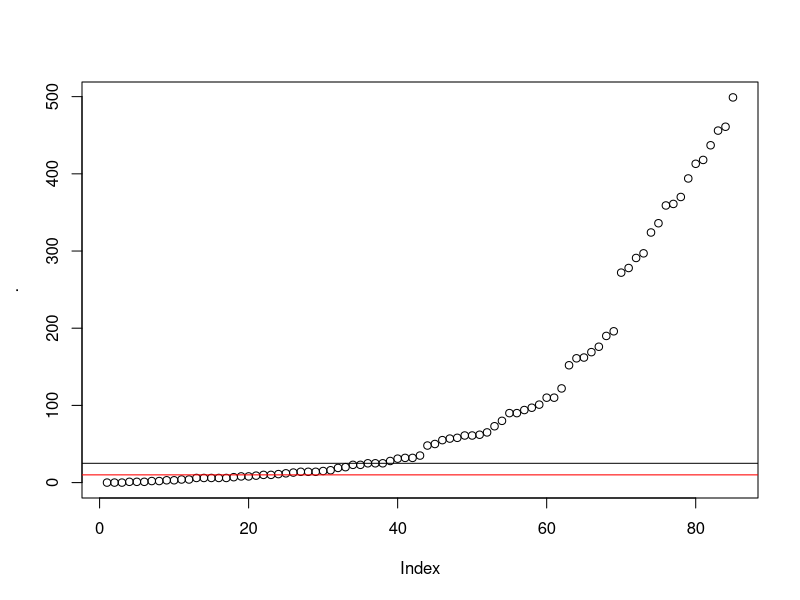
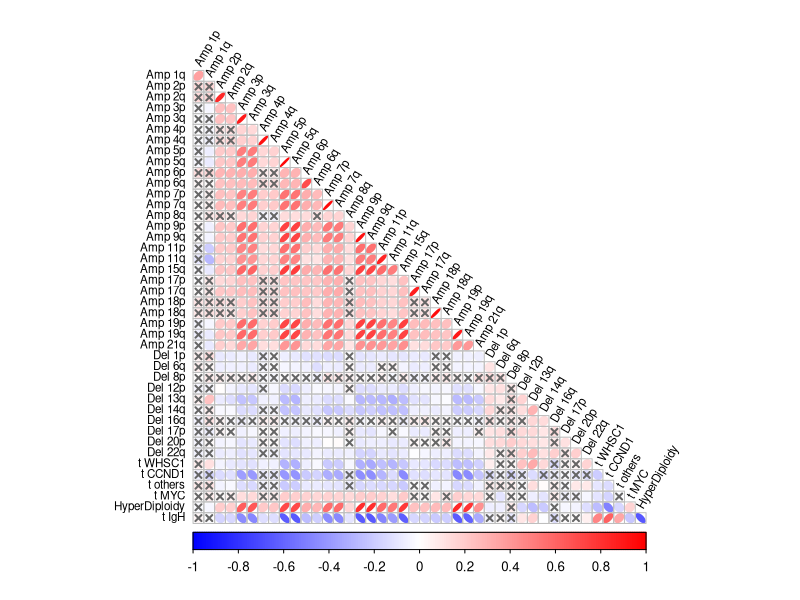
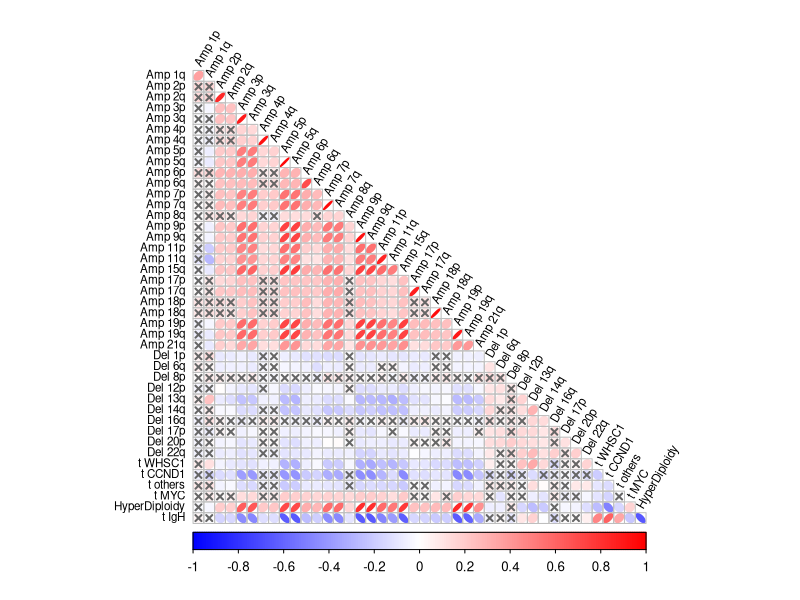

Recreate these plots in R, in order.
##################### CoMMpass Correlation matrix SCRIPT ###########################

library(data.table)
library(tidyverse)

# import<-fread("D:/analisi_in_corso/risk_1q_13/CoMMpass/complete_database_1q_13_CoMMpass.txt")
import<-fread("results/complete_database_CoMMpass_1q_13.txt")


# select only relevant variables to associate
names(import)
data<-import %>% select(contains("maj_broad"), contains("maj_focal"), contains("maj_call"), HyperDiploidy, matches("^SeqWGS_"))
names(data)

#____ Build CALLS for traslocations ______

data$t_others <- data$SeqWGS_CCND3_CALL + data$SeqWGS_MAF_CALL + data$SeqWGS_MAFB_CALL

#____ KEEP ONLY UNIQUE/RELVANT CALLS____ 

# unique calls
data <- data %>% select( -c(AMP_maj_broad_chr_1q, 
                            AMP_maj_broad_chr_8q, 
                            DEL_maj_broad_chr_17p, 
                            DEL_maj_broad_chr_13q, 
                            DEL_maj_broad_chr_14q, 
                            DEL_maj_broad_chr_1p,
                            DEL_maj_broad_chr_16q, 
                            contains("maj_focal"),
                            SeqWGS_CCND3_CALL,
                            SeqWGS_MAF_CALL,
                            SeqWGS_MAFB_CALL
                            ))
names(data)

# relevant calls
data <- as.data.frame(data)
data %>% summarise_all(sum, na.rm =T)
data %>% summarise_all(sum, na.rm =T) %>% as.numeric %>% sort %>% plot + abline(h = 25) + abline(h = 10, col="red")
data %>% summarise_all(sum, na.rm =T) %>% `>`(25) %>% as.vector -> rel
table(rel)

data <- data[rel]
names(data)
data %>% summarise_all(sum, na.rm =T) %>% `>`(25) %>% as.vector %>% table


# add IgH translocated group
data$t_IgH <- data$SeqWGS_WHSC1_CALL + data$SeqWGS_CCND1_CALL + data$t_others

# ------------------ OPTIONAL: add group risk 1q & 13 ------------------------
MM_risk <- ifelse( data$AMP_maj_call_chr_1q == 1 & data$DEL_maj_call_chr_13q ==1, 1,
                   ifelse(data$AMP_maj_call_chr_1q == 1 | data$DEL_maj_call_chr_13q ==1, 2, 3) )

table(MM_risk)
table(MM_risk, data$SeqWGS_WHSC1_CALL)

data$MM_risk_1 <- ifelse(MM_risk==1, 1,0)
data$MM_risk_2 <- ifelse(MM_risk==2, 1,0)
data$MM_risk_3 <- ifelse(MM_risk==3, 1,0)

# dataprep COLUMNS

names(data) <- names(data) %>% str_replace("maj_broad_chr_|maj_call_chr_","") 


asd <- data %>% select(AMP_1p, AMP_1q, AMP_2p:AMP_7q, AMP_8q, AMP_9p,AMP_9q, AMP_11p:AMP_21q, 
                       DEL_1p, DEL_4p:DEL_12q, DEL_13q, DEL_14q, DEL_16p, DEL_16q, DEL_17p, DEL_18p:DEL_22q, 
                       SeqWGS_WHSC1_CALL, SeqWGS_CCND1_CALL, t_others, SeqWGS_MYC_CALL,
                       HyperDiploidy, t_IgH, MM_risk_1:MM_risk_3)


asd <- data %>% select(AMP_1p, AMP_1q, AMP_2p:AMP_7q, AMP_8q, AMP_9p,AMP_9q, AMP_11p:AMP_21q, 
                       DEL_1p, DEL_4p:DEL_12q, DEL_13q, DEL_14q, DEL_16p, DEL_16q, DEL_17p, DEL_18p:DEL_22q, 
                       t_WHSC1=SeqWGS_WHSC1_CALL, 
                       t_CCND1=SeqWGS_CCND1_CALL, 
                       t_others, 
                       t_MYC=SeqWGS_MYC_CALL,
                       HyperDiploidy,
                       t_IgH)


names(asd) <- names(asd) %>% str_replace("AMP","Amp") 
names(asd) <- names(asd) %>% str_replace("DEL","Del") 
names(asd) <- names(asd) %>% str_replace("_"," ") 
names(asd) <- names(asd) %>% str_replace("_",";") 
names(asd)


############################# CORRELATION MATRIX ##########################

dataM <- as.matrix(asd)

rownames(dataM) <- rownames(import)


sumsEvents <- apply(dataM, 2, sum, na.rm = TRUE)

0.05*840
42/840

idxEvents <- which(sumsEvents >= 42)

dataMF <- dataM[,idxEvents]
apply(dataMF, 2, sum, na.rm = TRUE)



library(corrplot)

colbwr <- colorRampPalette(c("blue", "white", "red"))


M <- cor(dataMF, use = "pairwise.complete.obs")

pvalueMat <- cor.mtest(M, conf.level = 0.95)

# DEF

pdf("plots/correlation_plots/cor_matrix_CoMM.pdf", 
    width = 10, height = 11)

corrplot(M, type="lower", method="ellipse", 
         tl.col="black", 
         col = colbwr(200),
         p.mat = pvalueMat$p, 
         sig.level = 0.05,
         insig = "pch", 
         pch.cex	=0.8, 
         pch.col ="grey40",
         diag = F,
         tl.srt= 60,
         tl.cex=0.7
         # tl.col=c(rep("orangered",27),rep("deepskyblue2",15),rep("darkorchid3",4), rep("black",5))
         # addgrid.col="white"
) 

dev.off()


svg("plots/correlation_plots/cor_matrix_CoMM.svg", 
    width = 10, height = 11)

corrplot(M, type="lower", method="ellipse", 
         tl.col="black", 
         col = colbwr(200),
         p.mat = pvalueMat$p, 
         sig.level = 0.05,
         insig = "pch", 
         pch.cex	=0.8, 
         pch.col ="grey40",
         diag = F,
         tl.srt= 60,
         tl.cex=0.7
         # tl.col=c(rep("orangered",27),rep("deepskyblue2",15),rep("darkorchid3",4), rep("black",5))
         # addgrid.col="white"
) 

dev.off()

